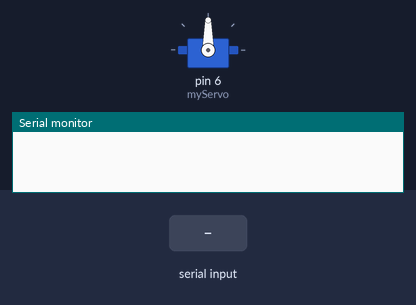
Recording of a sketch running on a simulated Arduino Uno, built with avr-gcc and run on an emulated ATmega328P. On the bench: servo, the last lines printed to the serial monitor. The inputs (shaded band) are chosen by the test bench.

Above: at 1.2 s.
1.3 s: "30,150\n" received over Serial
At 3.2 s:
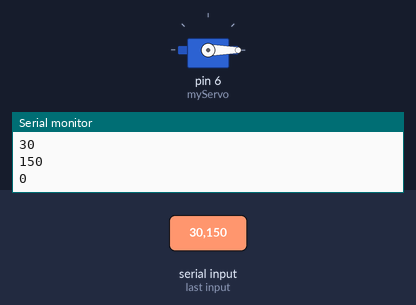
4.2 s: "90,45\n" received over Serial
At 5.3 s:
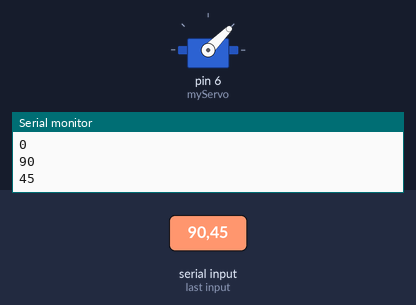
7.1 s: "200\n" received over Serial
At 7.8 s:
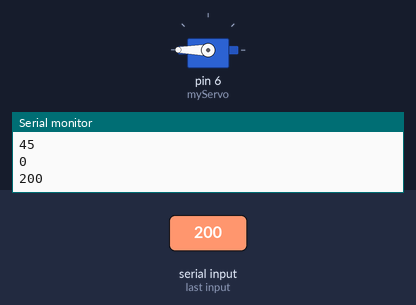
Timing chart, 0 to 10.1 s (numbered marks = the images above; inputs shaded):
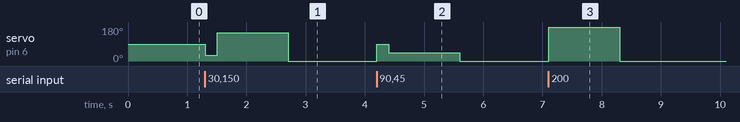

Measured:
- after the input at 1.3 s, servo on pin 6 (myServo): 90° → 30° at once, → 150° 0.20 s later, → 0° 1.2 s later
- after the input at 4.2 s, servo on pin 6 (myServo): 0° → 90° at once, → 45° 0.20 s later, → 0° 1.2 s later
- after the input at 7.1 s, servo on pin 6 (myServo): 0° → 180° at once, → 0° 1.2 s later

The sketch:

servo-typed.ino
```cpp
#include <Servo.h>

/*
=============================================================================
=============================================================================
===                            IMPORTANT!!!!!!!!                           ==
=== AT THE BOTTOM OF SERIAL SETTINGS MAKE SURE "NO LINE ENDING IS SELECTED ==
=============================================================================
=============================================================================
 - Drew
*/

Servo myServo;

void setup() {
  myServo.attach(6);
  Serial.begin(9600);
  while (!Serial) {
  }

}


void loop() {
  while(Serial.available() > 0) {
    int num = Serial.parseInt();
    Serial.println(num);
    myServo.write(num);
    delay(200);
  }

}
```
